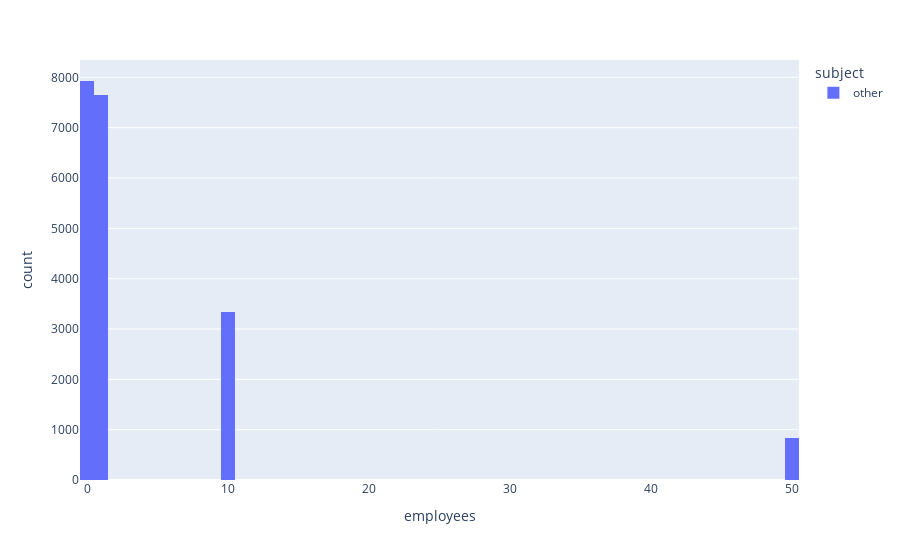

Notebook source saved alongside this figure:
### Markdown cell above
### Número de empregados

### Code cell
fig= px.histogram(dfhist[dfhist['employees']< 100], x = 'employees', color = 'subject')
fig.show()

### Figure 1 — Plotly figure (JSON) as saved in the notebook; plotly's stock layout.template omitted (floating-point values rounded to 4 significant figures; data arrays with more than 128 entries replaced by an {"elided": "..."} marker saying what was removed)
{"data": [{"alignmentgroup": "True", "bingroup": "x", "hovertemplate": "subject=other<br>employees=%{x}<br>count=%{y}<extra></extra>", "legendgroup": "other", "marker": {"color": "#636efa", "pattern": {"shape": ""}}, "name": "other", "offsetgroup": "other", "orientation": "v", "showlegend": true, "type": "histogram", "x": {"elided": "19740 int values"}, "xaxis": "x", "yaxis": "y"}], "layout": {"barmode": "relative", "legend": {"title": {"text": "subject"}, "tracegroupgap": 0}, "margin": {"t": 60}, "xaxis": {"anchor": "y", "domain": [0, 1], "title": {"text": "employees"}}, "yaxis": {"anchor": "x", "domain": [0, 1], "title": {"text": "count"}}}}
